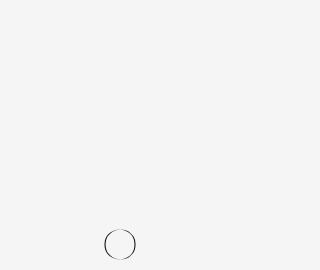
Frame 1 (no input)
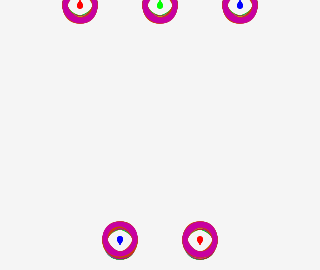
Frame 60 (the mouse pressed at the canvas centre just before this capture)
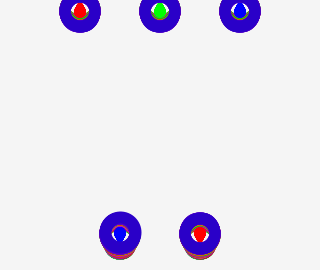
Frame 120 (the mouse held since frame 60 and released just before this capture)

The Processing sketch that drew these frames (run headless with seeded random() and noise(); from frame 60 on, the mouse is pressed at the canvas centre):

// Processing sketch: builduppiece
// ── builduppiece.pde
//I have drops of various colors falling and raising with randomized colors.
// SEIZURE/EPILEPTIC WARNING!!!

// Declaring floats that are raised (U)
Float RU;
Float GU;
Float BU;
//Declaring floats that are lowered (D)
Float RD;
Float BD;
int RandomColor;

void setup() {
  background(245, 245, 245);
  size(320, 270);
  // Defining the value of the floats
  RU = 0.0;
  GU = 0.0;
  BU = 0.0;
  RD = 0.0;
  BD = 0.0;
  RandomColor = 0;
  frameRate(30);
}

void draw() {
  drawRed();
  drawGreen();
  drawBlue();
  RandomColor = int(random(0,255));
}

void drawRed(){
  colorMode(RGB);
  //Setting the color 
  fill(255,0,0);
  // Randomizing the stroke
  colorMode(HSB);
  if((frameCount % 5 == 0)){
      stroke(RandomColor,255,200);
  }
  strokeWeight(30);
  // Drawing the circles
  circle(80,RU,RU);
  circle(200,RD+245,RD);
  //Raise and decrease the variables that define the position of the circles
  RU += 0.1;
  RD -= 0.1;
}
void drawGreen(){
  colorMode(RGB);
  //Setting the color 
  fill(0,255,0);
  // Drawing the circles
  circle(160,GU,GU);
  //Raise and decrease the variables that define the position of the circles
  GU += 0.1;
}
void drawBlue(){
  colorMode(RGB);
  //Setting the color 
  fill(0,0,255);
  // Drawing the circles
  circle(240,BU,BU);
  circle(120,RD+245,RD);
  //Raise and decrease the variables that define the position of the circles
  BU += 0.1;
  BD -= 0.1;
}
